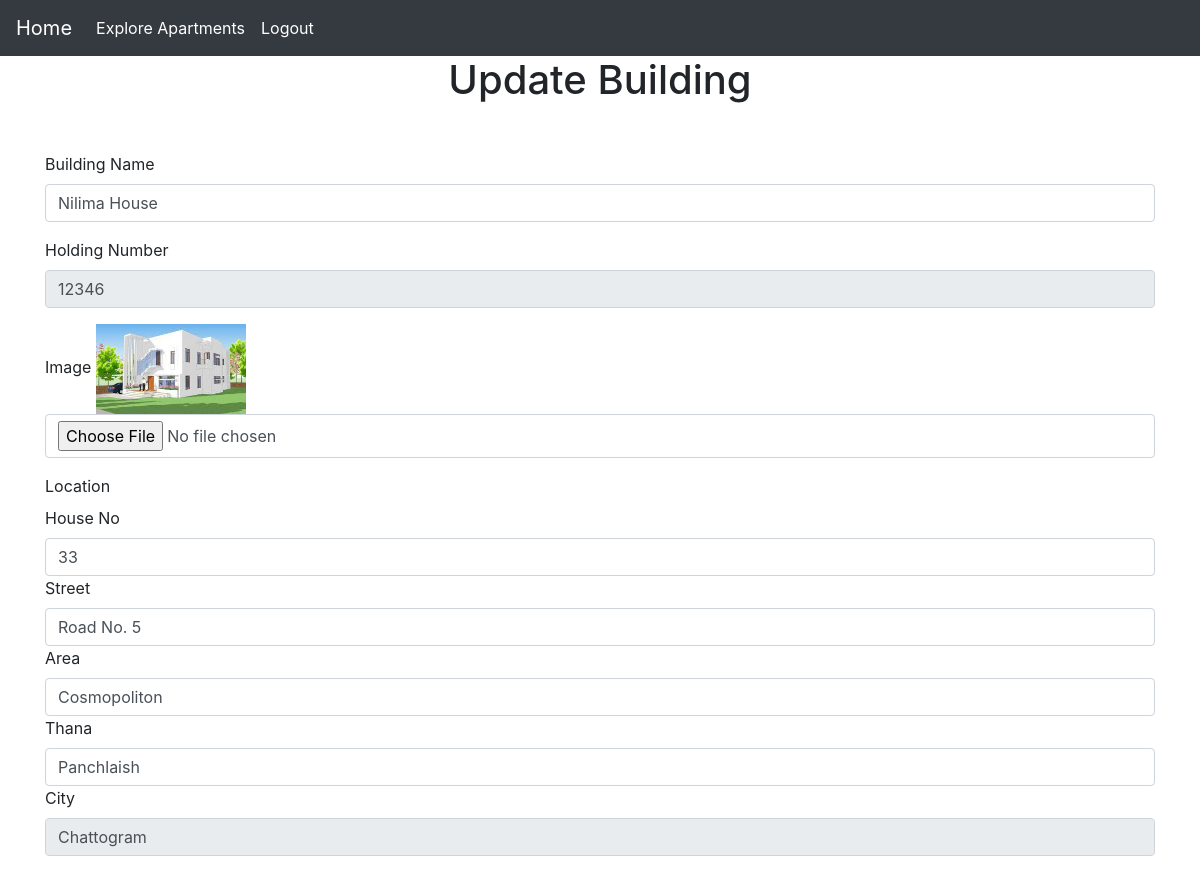
The app's page /Building/modify_building.php?id=12346 (signed in) with its own data.
### tables this page shows
CREATE TABLE `building` (
  `holdingNumber` bigint(20) NOT NULL,
  `buildingName` varchar(200) NOT NULL,
  `image` varchar(150) NOT NULL
);

CREATE TABLE `location` (
  `holdingNumber` bigint(20) NOT NULL,
  `street` varchar(100) NOT NULL,
  `city` varchar(100) NOT NULL,
  `area` varchar(100) NOT NULL,
  `thana` varchar(100) NOT NULL,
  `houseNo` int(100) NOT NULL
);

### Building/modify_building.php (the view, shortened to what this page needs)
<?php
    include_once('../connect.php');
    if (isset($_SESSION['email'])) {
        if (isset($_GET['id'])) {
            $hld = $_GET['id'];
            if (!empty($hld)) {
                $sql = "SELECT * from building where holdingNumber=$hld limit 1";
                $result = mysqli_query($con, $sql);
                $row = mysqli_fetch_assoc($result);
                $bname = $row['buildingName'];
                $img = $row['image'];
                $sql = "SELECT * from location where holdingNumber=$hld limit 1";
                $result = mysqli_query($con, $sql);
                $row = mysqli_fetch_assoc($result);
                $street = $row['street'];
                $city = $row['city'];
                $area = $row['area'];
                $thana = $row['thana'];
                $houseno = $row['houseNo'];
            }
        }
    }
?>
<!doctype html>
<html lang="en">
  <head>
    <link rel="stylesheet" href="https://cdn.jsdelivr.net/npm/bootstrap@4.0.0/dist/css/bootstrap.min.css">
    </head>
    <body>
        <?php
            require_once('../home/_nav_from_show_building_info.php');
            if ($delete) {
                echo '<h1 style="text-align: center;">Delete Building</h1>';
            } else {
                echo '<h1 style="text-align: center;">Update Building</h1>';
            }
        ?>
        <div class="container my-5">
        <form method="post" enctype="multipart/form-data">
            <div class="form-group">
                <label for="exampleInputEmail1">Building Name</label>
                <input type="text" name="bname" <?php if ($readonly) echo 'readonly';?> value = "<?php echo $bname;?>" class="form-control" id="exampleInputEmail1" aria-describedby="emailHelp" placeholder="Enter Building Name">
            </div>
            <div class="form-group">
                <label for="exampleInputEmail1">Holding Number</label>
                <input type="text" readonly value = "<?php echo $hld;?>"class="form-control" id="exampleInputEmail1" aria-describedby="emailHelp" placeholder="Enter Holding Number">
            </div>
            <div class="form-group">
                <label for="exampleInputEmail1">Image</label>
                <img src="../images/<?php echo $img . '?rand=' . rand();?>" style="width: 150px;"/>
                <?php
                    if (!$readonly){
                        echo '<input type="file" value = "<?php echo $img;?>" name ="uimage" class="form-control" id="exampleInputEmail1" aria-describedby="emailHelp" placeholder="Enter email">';
                    }
                ?>
            </div>
            <div class="form-group">
                <label for="exampleInputEmail1">Location</label> <br>
                <label for="Hoouse No">House No</label>
                <input type="text" name = "hno" <?php if ($readonly) echo 'readonly';?> value = "<?php echo $houseno;?>"id = "hno" class="form-control" id="House No" aria-describedby="emailHelp" placeholder="Enter email">
                <label for="street">Street</label>
                <input type="text" name ="street" <?php if ($readonly) echo 'readonly';?> value = "<?php echo $street;?>"id="street"class="form-control" id="exampleInputEmail1" aria-describedby="emailHelp" placeholder="Enter email">
                <label for="area">Area</label>
                <input type="text" name="area" <?php if ($readonly) echo 'readonly';?> id="area" value = "<?php echo $area;?>" class="form-control" id="exampleInputEmail1" aria-describedby="emailHelp" placeholder="Enter email">
                <label for="thana">Thana</label>
                <input type="text" name="thana" <?php if ($readonly) echo 'readonly';?> id="thana" value = "<?php echo $thana;?>" class="form-control" id="exampleInputEmail1" aria-describedby="emailHelp" placeholder="Enter email">
                <label for="area">City</label>
                <input type="text" name="city" id="city" readonly value = "<?php echo $city;?>" class="form-control" id="exampleInputEmail1" aria-describedby="emailHelp" placeholder="Enter email">
                    <?php
                        echo '<br>';
                    ?>
                </div>
            </form>
        </div>
    </body>
</html>

### records on screen
building: bname "Nilima House"
location: hno "33", street "Road No. 5", area "Cosmopoliton", thana "Panchlaish", city "Chattogram"
